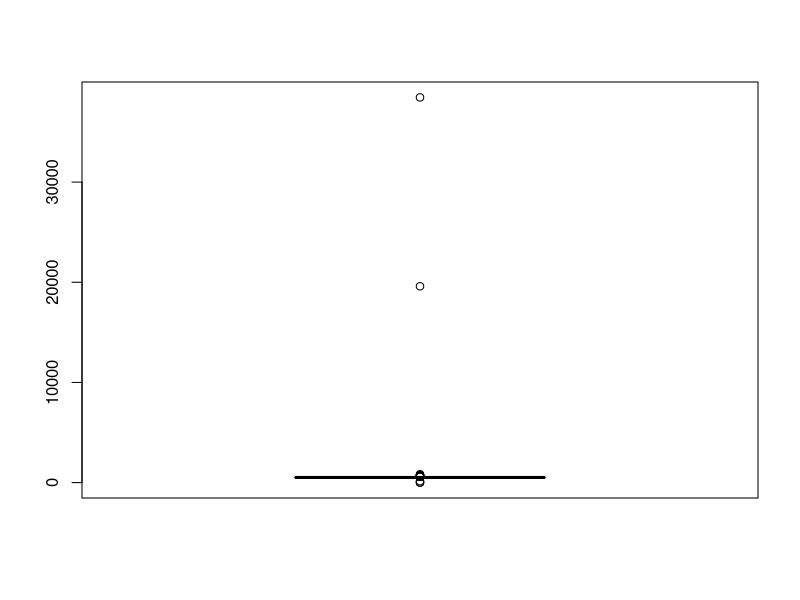
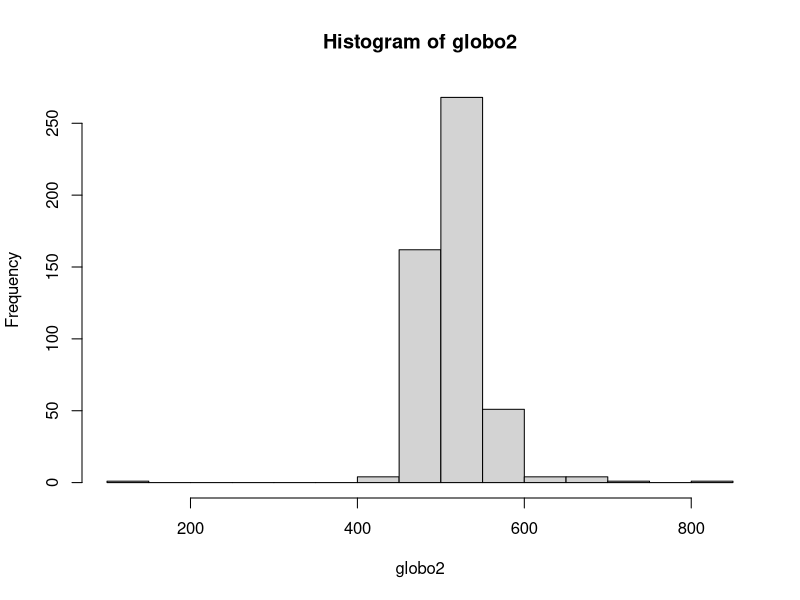
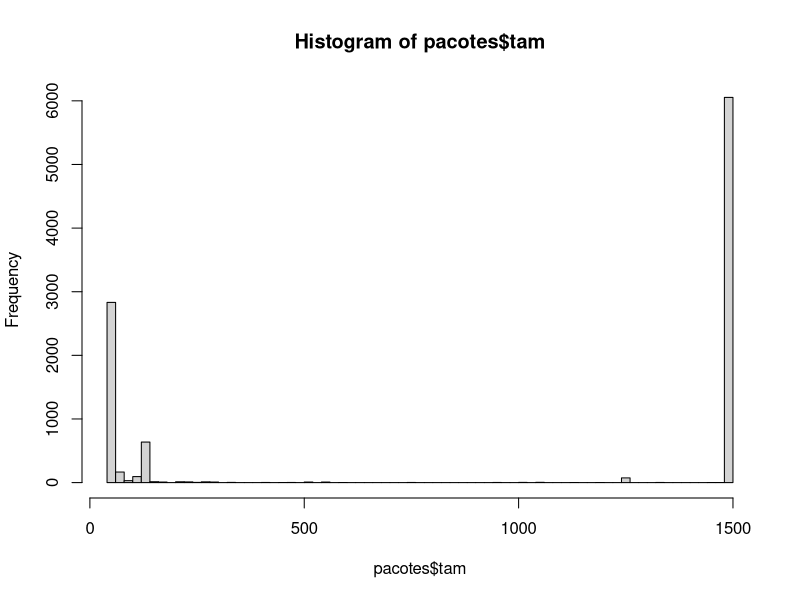
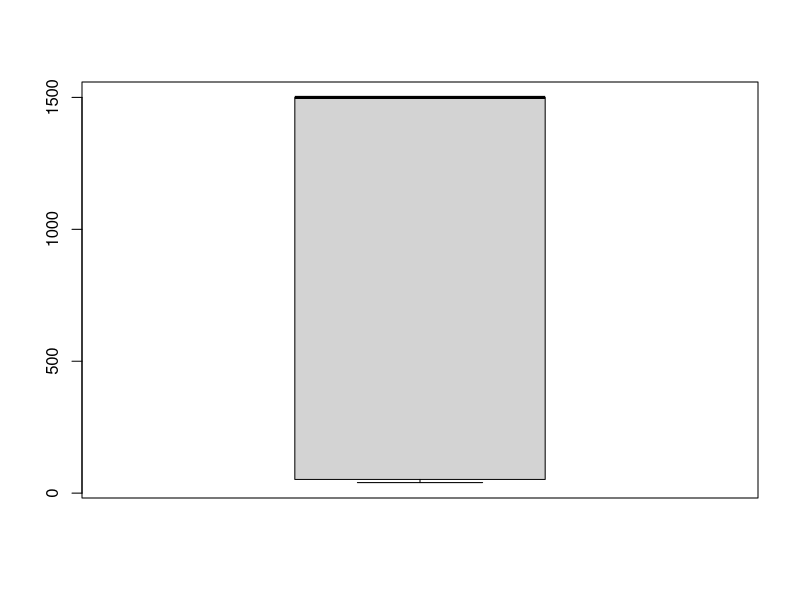
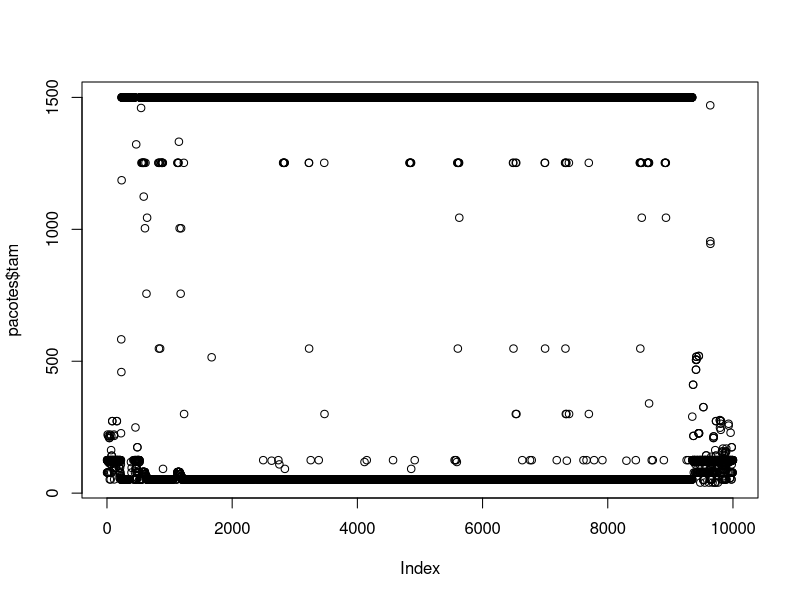
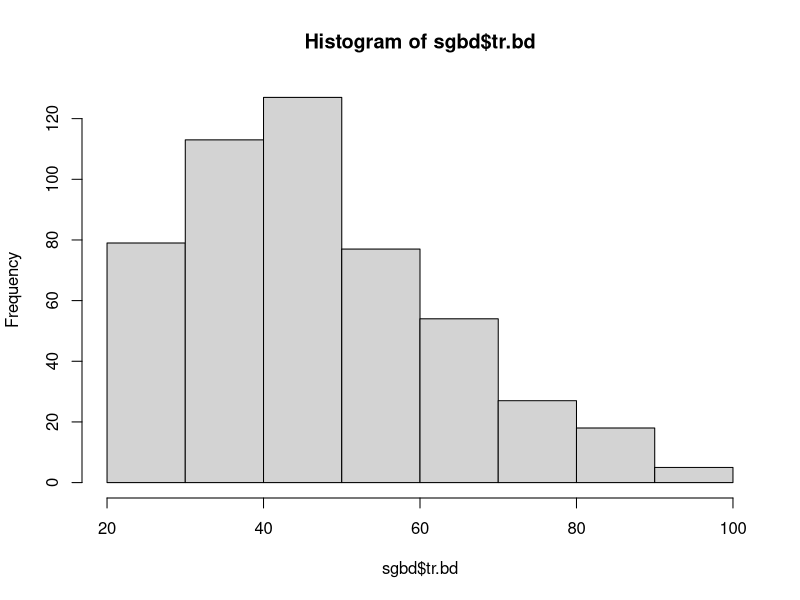

R code for these plots, in order:
## ---- chunk 1
globo_data <- read.table("./asc-dados/globo.dat")

## ---- chunk 2
boxplot(globo_data$V1)
(globo_data$V1[globo_data$V1 > 1000])

## ---- chunk 3
globo2 <- globo_data[!(globo_data == 0 | globo_data > 1000)]
hist(globo2)
summary(globo2)
## ---- chunk 4
globo3 <- globo_data[globo_data != 0]
sum(globo3 < 600) / length(globo3) 
# Quase 98% da requisções ficaram abaixo de 600ms porem quase não é ficar rs;
## ---- chunk 5
pacotes <- read.table("./asc-dados/pacotes.dat", head=T)
summary(pacotes$tam)
hist(pacotes$tam, breaks = 100)
boxplot(pacotes$tam)
plot(pacotes$tam)
sum(pacotes$tam > 1000) / length(pacotes$tam)
sum(pacotes$tam < 100) / length(pacotes$tam)

# Dificil usar média, moda ou mediana neste caso, os dados estão distribuidos nas pontas (30% dos dados são menores ou iguas a 100ms e 61% são maiores que 1000ms) oque dificulda a analise.

## ---- chunk 6
table(pacotes$tam)
sort(table(pacotes$tam), decreasing = T)
## ---- chunk 7
sgbd <- read.table("./asc-dados/trbd.dat", head=T)
head(sgbd)
hist(sgbd$tr.bd)
summary(sgbd$tr.bd)
CV <- function(x) { sd(x) / mean(x) } # Coefiecente de variação

CV(sgbd$tr.bd)

# Vazão maxima será quando a resposta for minima
# 50 consultas por segundo, sendo a consulta minima 20ms

## ---- chunk 8

users <- read.table("./asc-dados/usuarios.dat", head=T)

summary(users)
# Min 51.0 
# Max 269.0

# Horarios

(users$horario[max(users$users)])

